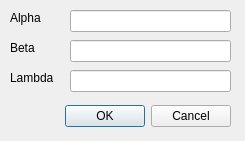
<?xml version="1.0" encoding="UTF-8"?>
<ui version="4.0">
 <class>ThreeParaModulationDialog</class>
 <widget class="QDialog" name="ThreeParaModulationDialog">
  <property name="geometry">
   <rect>
    <x>0</x>
    <y>0</y>
    <width>245</width>
    <height>141</height>
   </rect>
  </property>
  <property name="windowTitle">
   <string>Dialog</string>
  </property>
  <widget class="QDialogButtonBox" name="buttonBox">
   <property name="geometry">
    <rect>
     <x>-110</x>
     <y>100</y>
     <width>341</width>
     <height>32</height>
    </rect>
   </property>
   <property name="orientation">
    <enum>Qt::Horizontal</enum>
   </property>
   <property name="standardButtons">
    <set>QDialogButtonBox::Cancel|QDialogButtonBox::Ok</set>
   </property>
  </widget>
  <widget class="QLabel" name="labelAlpha">
   <property name="geometry">
    <rect>
     <x>10</x>
     <y>10</y>
     <width>49</width>
     <height>16</height>
    </rect>
   </property>
   <property name="text">
    <string>Alpha</string>
   </property>
  </widget>
  <widget class="QLabel" name="labelBeta">
   <property name="geometry">
    <rect>
     <x>10</x>
     <y>40</y>
     <width>49</width>
     <height>16</height>
    </rect>
   </property>
   <property name="text">
    <string>Beta</string>
   </property>
  </widget>
  <widget class="QLabel" name="labelLambda">
   <property name="geometry">
    <rect>
     <x>10</x>
     <y>70</y>
     <width>49</width>
     <height>16</height>
    </rect>
   </property>
   <property name="text">
    <string>Lambda</string>
   </property>
  </widget>
  <widget class="QLineEdit" name="lineEditAlpha">
   <property name="geometry">
    <rect>
     <x>70</x>
     <y>10</y>
     <width>161</width>
     <height>22</height>
    </rect>
   </property>
  </widget>
  <widget class="QLineEdit" name="lineEditBeta">
   <property name="geometry">
    <rect>
     <x>70</x>
     <y>40</y>
     <width>161</width>
     <height>22</height>
    </rect>
   </property>
  </widget>
  <widget class="QLineEdit" name="lineEditLambda">
   <property name="geometry">
    <rect>
     <x>70</x>
     <y>70</y>
     <width>161</width>
     <height>22</height>
    </rect>
   </property>
  </widget>
 </widget>
 <resources/>
 <connections>
  <connection>
   <sender>buttonBox</sender>
   <signal>accepted()</signal>
   <receiver>ThreeParaModulationDialog</receiver>
   <slot>accept()</slot>
   <hints>
    <hint type="sourcelabel">
     <x>248</x>
     <y>254</y>
    </hint>
    <hint type="destinationlabel">
     <x>157</x>
     <y>274</y>
    </hint>
   </hints>
  </connection>
  <connection>
   <sender>buttonBox</sender>
   <signal>rejected()</signal>
   <receiver>ThreeParaModulationDialog</receiver>
   <slot>reject()</slot>
   <hints>
    <hint type="sourcelabel">
     <x>316</x>
     <y>260</y>
    </hint>
    <hint type="destinationlabel">
     <x>286</x>
     <y>274</y>
    </hint>
   </hints>
  </connection>
 </connections>
</ui>
